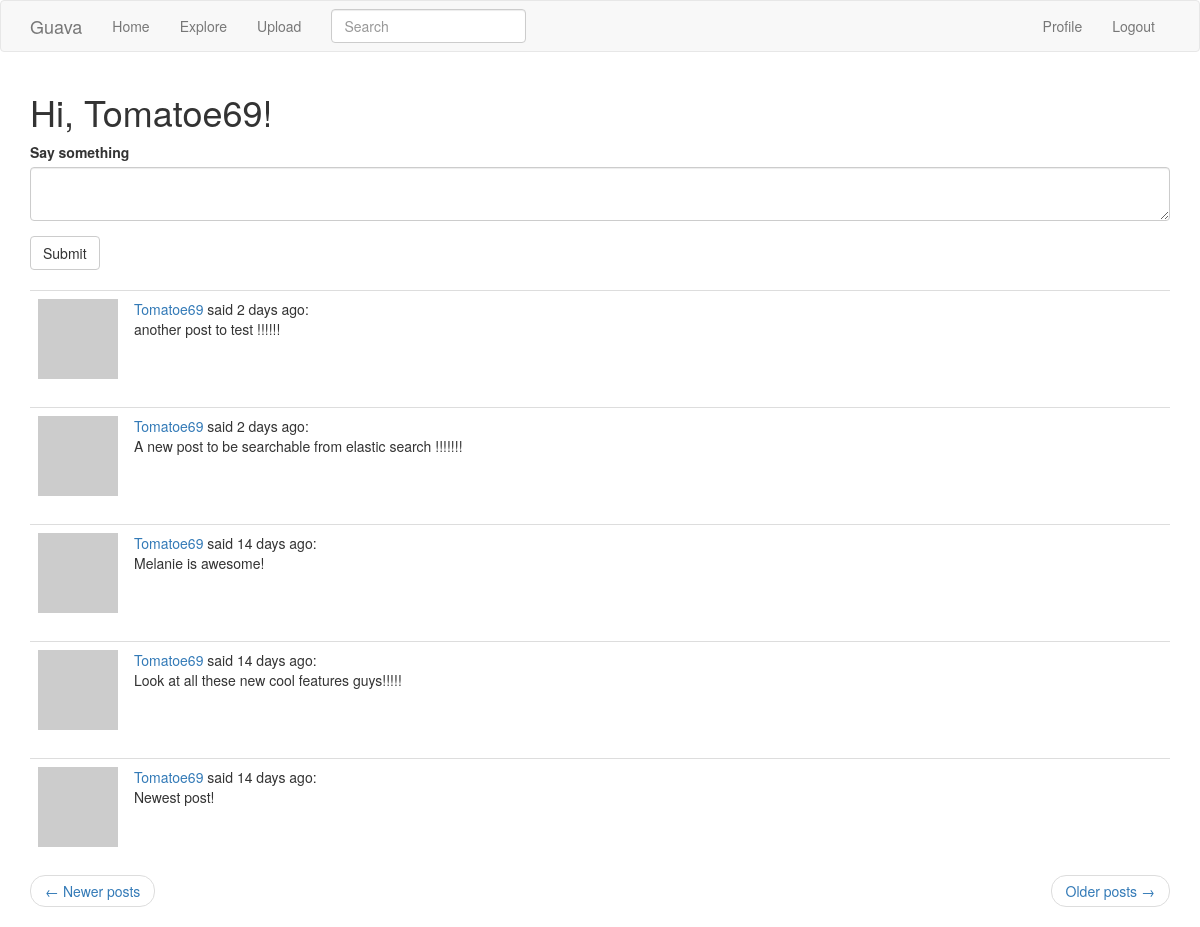
Screenshot of /index?page=2 (signed in) with the database file from the repository.
### notapp/models.py (models this page shows, shortened)
class User(UserMixin, db.Model):
    id = db.Column(db.Integer, primary_key=True)
    username = db.Column(db.String(64), index=True, unique=True)
    email = db.Column(db.String(120), index=True, unique=True)
    password_hash = db.Column(db.String(128))
    posts = db.relationship('Post', backref='author', lazy='dynamic')
    about_me = db.Column(db.String(140))
    last_seen = db.Column(db.DateTime, default=datetime.utcnow)
    searchable = ['username']
    def avatar(self, size):
        digest = md5(self.email.lower().encode('utf-8')).hexdigest()
        return 'https://www.gravatar.com/avatar/{}?d=identicon&s={}'.format(
            digest, size)
    followed = db.relationship(
        'User', secondary=followers,
        primaryjoin=(followers.c.follower_id == id),
        secondaryjoin=(followers.c.followed_id == id),
        backref=db.backref('followers', lazy='dynamic'), lazy='dynamic')
    def followed_posts(self):
        followed = Post.query.join(
            followers, (followers.c.followed_id == Post.user_id)).filter(
                followers.c.follower_id == self.id)
        own = Post.query.filter_by(user_id=self.id)
        return followed.union(own).order_by(Post.timestamp.desc())

class SearchableMixin(object):
    @classmethod
    def before_commit(cls, session):
        session._changes = {
            'add': list(session.new),
            'update': list(session.dirty),
            'delete': list(session.deleted)
        }
    @classmethod
    def after_commit(cls, session):
        for obj in session._changes['add']:
            if isinstance(obj, SearchableMixin):
                add_to_index(obj.__tablename__, obj)
        for obj in session._changes['update']:
            if isinstance(obj, SearchableMixin):
                add_to_index(obj.__tablename__, obj)
        for obj in session._changes['delete']:
            if isinstance(obj, SearchableMixin):
                remove_from_index(obj.__tablename__, obj)
        session._changes = None

class Post(SearchableMixin, db.Model):
    __searchable__ = ['body']
    id = db.Column(db.Integer, primary_key=True)
    body = db.Column(db.String(140))
    timestamp = db.Column(db.DateTime, index=True, default=datetime.utcnow)
    user_id = db.Column(db.Integer, db.ForeignKey('user.id'))

### notapp/routes.py (the view)
@app.route('/', methods=['GET', 'POST'])
@app.route('/index', methods=['GET', 'POST'])
@login_required
def index():
    form = PostForm()
    if form.validate_on_submit():
        post = Post(body=form.post.data, author=current_user)
        db.session.add(post)
        db.session.commit()
        flash('Your post is now live!')
        return redirect(url_for('index'))
    page = request.args.get('page', 1, type=int)
    posts = current_user.followed_posts().paginate(
        page, app.config['POSTS_PER_PAGE'], False)
    next_url = url_for('index', page=posts.next_num) \
        if posts.has_next else None
    prev_url = url_for('index', page=posts.prev_num) \
        if posts.has_prev else None
    return render_template('index.html', title='Home', form=form,
                           posts=posts.items, next_url=next_url,
                           prev_url=prev_url)

### notapp/forms.py
class SearchForm(FlaskForm):
    q = StringField(('Search'), validators=[DataRequired()])
    def __init__(self, *args, **kwargs):
        if 'formdata' not in kwargs:
            kwargs['formdata'] = request.args
        if 'csrf_enabled' not in kwargs:
            kwargs['csrf_enabled'] = False
        super(SearchForm, self).__init__(*args, **kwargs)

class PostForm(FlaskForm):
    post = TextAreaField('Say something', validators=[
        DataRequired(), Length(min=1, max=140)])
    submit = SubmitField('Submit')

### notapp/models.py (called while the page is built)
@login.user_loader
def load_user(id):
    return User.query.get(int(id))

### notapp/routes.py (called while the page is built)
@app.before_request
def before_request():
    if current_user.is_authenticated:
        current_user.last_seen = datetime.utcnow()
        db.session.commit()
        g.search_form = SearchForm()

### notapp/templates/index.html
{% extends "base.html" %}
{% import 'bootstrap/wtf.html' as wtf %}
{% block app_content %}
<h1>Hi, {{ current_user.username }}!</h1>
{% if form %}
{{ wtf.quick_form(form) }}
<br>
{% endif %}
{% for post in posts %}
{% include '_post.html' %}
{% endfor %}
<nav aria-label="...">
    <ul class="pager">
        <li class="previous{% if not prev_url %} disabled{% endif %}">
            <a href="{{ prev_url or '#' }}">
                <span aria-hidden="true">&larr;</span> Newer posts
            </a>
        </li>
        <li class="next{% if not next_url %} disabled{% endif %}">
            <a href="{{ next_url or '#' }}">
                Older posts <span aria-hidden="true">&rarr;</span>
            </a>
        </li>
    </ul>
</nav>
{% endblock %}

### notapp/templates/_post.html
<table class="table table-hover">
    <tr>
        <td width="70px">
            <a href="{{ url_for('user', username=post.author.username) }}">
                <img src="{{ post.author.avatar(70) }}" />
            </a>
        </td>
        <td>
            <a href="{{ url_for('user', username=post.author.username) }}">
                {{ post.author.username }}
            </a>
            said {{ moment(post.timestamp).fromNow() }}:
            <br>
            {{ post.body }}
        </td>
    </tr>
</table>

### rows the page displays
User: username "Tomatoe69"
Post: author.username "Tomatoe69", timestamp "2 days ago", body "another post to test !!!!!!"
Post: author.username "Tomatoe69", timestamp "2 days ago", body "A new post to be searchable from elastic search !!!!!!!"
Post: author.username "Tomatoe69", timestamp "14 days ago", body "Melanie is awesome!"
Post: author.username "Tomatoe69", timestamp "14 days ago", body "Look at all these new cool features guys!!!!!"
Post: author.username "Tomatoe69", timestamp "14 days ago", body "Newest post!"
